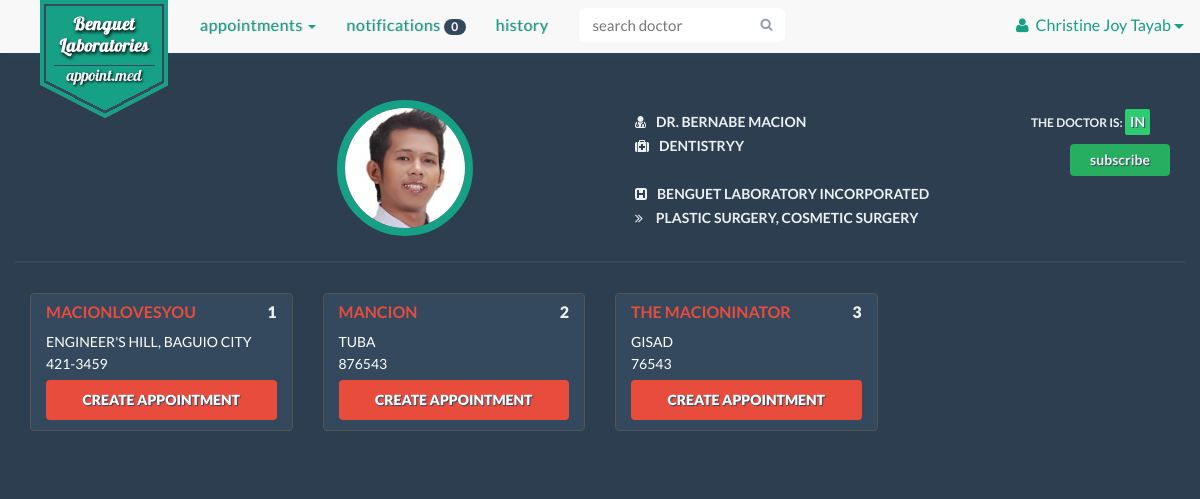
Screenshot of /doctor.php?id=2015Macion (signed in) with the database file from the repository.
### tables this page shows
CREATE TABLE IF NOT EXISTS `patient` (
  `patient_id` varchar(30) NOT NULL,
  `patient_name` varchar(30) NOT NULL,
  `patient_contact` varchar(20) NOT NULL,
  `birthdate` varchar(20) NOT NULL,
  `email` varchar(30) NOT NULL,
  `username` varchar(30) NOT NULL,
  `occupation` varchar(30) DEFAULT NULL,
  PRIMARY KEY (`patient_id`),
  KEY `username` (`username`)
);

CREATE TABLE IF NOT EXISTS `doctor` (
  `doctor_id` varchar(30) NOT NULL,
  `doctor_name` varchar(30) NOT NULL,
  `specialization` varchar(30) NOT NULL,
  `doctor_status` enum('On Leave','Emergency','In','Out','Sick Leave') NOT NULL,
  `email` varchar(30) NOT NULL,
  `username` varchar(30) NOT NULL,
  PRIMARY KEY (`doctor_id`),
  KEY `username` (`username`)
);

CREATE TABLE IF NOT EXISTS `clinic` (
  `clinic_id` varchar(30) NOT NULL,
  `clinic_location` varchar(200) NOT NULL,
  `clinic_name` varchar(50) NOT NULL,
  `clinic_contact` varchar(50) NOT NULL,
  `doctor_id` varchar(30) NOT NULL,
  PRIMARY KEY (`clinic_id`),
  KEY `doctor_id` (`doctor_id`)
);

### doctor.php (the view, shortened to what this page needs)
<!DOCTYPE html>
<html lang="en">
<head>
</head>
    <?php
        include 'include/head.php';
        include 'connectdatabase.php';
    ?>
  <body>
    <div class="container">
        <?php
            if(isset($_SESSION['loggedIn']) && isset($_SESSION['account_type']) && isset($_SESSION['username'])){
                $username = $_SESSION['username'];
            }else{
                header("location: index.php");
                die();
            }
            $doctor_id= mysqli_real_escape_string($con, $_GET['id']);
            $result = mysqli_query($con, "SELECT * FROM patient WHERE username LIKE '$username'" );
            $p_row =  mysqli_fetch_array($result);
            $patient = $p_row['patient_id'];
            $patient_n = $p_row['patient_name'];
            $c_result = mysqli_query($con, "SELECT * FROM clinic WHERE doctor_id LIKE '$doctor_id'");
            $result = mysqli_query($con, "SELECT * FROM doctor WHERE doctor_id LIKE '$doctor_id'" );
            $d_row =  mysqli_fetch_array($result);
            $count_result = mysqli_query($con, "SELECT COUNT(notification) AS count FROM notification WHERE patient_id LIKE '$patient' AND indicator = 'doctor'" );
            $count_row = mysqli_fetch_array($count_result);
            $notif_count =  $count_row['count'];
        ?>
        <?php
            include 'include/pt-nav-start.php';
        ?>
                    <ul class="nav navbar-nav">
                        <li class="dropdown">
                            <a href="#" class="dropdown-toggle" data-toggle="dropdown" role="button" aria-expanded="false">Appointments <span class="caret"></span></a>
                        </li>
                        <li><a href="notifications.php">Notifications <span class="badge"><?php echo $notif_count?></span></a></li>
                        <li><a href="history.php">History</a></li>
        <?php
            include 'include/pt-nav-end.php';
        ?>
        <div class="container-fluid" id="doctor-info">
            <div class="row">
                <div class="col-xs-12 col-md-2 col-md-offset-3 d-pic">
                      <img class="img-responsive" src="img/profile/<?php
                            $file = "img/profile/".$doctor_id.".jpg";
                            if(file_exists($file)){
                                echo $doctor_id;
                            }else{
                                echo 'profile';
                            } ?>.jpg">
                </div>
                <div class="col-xs-12 col-md-4 col-md-offset-1">
                    <div class="d-info">
                        <ul>
                            <li><i class="fa fa-user-md"></i>Dr. <?php echo strtoupper($d_row['doctor_name']); ?></li>
                            <li><i class="fa fa-medkit"></i><?php echo $d_row['specialization']; ?>y</li>
                            <br>
                            <li><i class="fa fa-h-square"></i>Benguet Laboratory Incorporated</li>
                            <li><i class="fa fa-angle-double-right"></i> Plastic Surgery, Cosmetic Surgery</li>
                        </ul>
                    </div>
                </div>
                <div class="col-md-2 text-right">
                    <div class="d-info">
                        <ul>
                            <li class="doc-status">The Doctor is: <span><?php echo($d_row['doctor_status']);?></span></li>
                        </ul>
                        <?php $sql = mysqli_query($con, "SELECT * FROM subscribe WHERE patient_id LIKE '$patient' AND doctor_id LIKE '$doctor_id'") or die(mysqli_error());
                        if(mysqli_num_rows($sql) ==0){
                            echo '<form action="subscribe.php" method="post" class="subs">';
                            echo  '<input type="submit" class="btn btn-default subscribe-btn btn-noborder" name="subs" value="Subscribe">';
                            echo '</form> ';
                            }
                        ?>
                    </div>
                </div>
            </div>
        </div>
        <div class="container-fluid" id="clinics">
            <div class="row">
                <?php
                          $count = 0;
                    while($c_row = mysqli_fetch_array($c_result)){
                        $count++;
                        echo '<div class="col-xs-12 col-md-3">';
                        echo '<div class="clinic-box">';
                        echo '<h2>' . $c_row['clinic_name'] . '<span>' .$count. '</span></h2>';
                        echo '<p>'. $c_row['clinic_location']. '</p>' ;
                        echo '<p>'. $c_row['clinic_contact'] .'</p>';
                        echo ' <button type="button" class="btn btn-default clinic create-btn btn-noborder clinic" data-toggle="modal" data-target=".bs-example-modal-sm" data-id="'.$c_row['clinic_id'].'">
                            <span class="fui-new"> </span>Create Appointment</button>';
                                               echo '</div>';
                        echo '</div>';
                    }
                ?>
            </div>
        </div>
    </div>
  </body>
</html>

### include/pt-nav-end.php (shortened to what this page needs)
                <form class="navbar-form navbar-right" method="post" role="search">
                    <div class="input-group search-bar">
                        <input type="text" class="form-control" name="search" placeholder="search doctor" id="inputSearch">
                        <span class="input-group-btn">
                            <button type="submit" class="btn"><i class="fa fa-search"></i></button>
                        </span>
                    </div>
                </form>
            </ul>
            <ul class="nav navbar-nav navbar-right">
                <div class="btn-group navbar-right signedin">
                    <button type="button" class="btn btn-default btn-lg btn-noborder dropdown-toggle" data-toggle="dropdown" aria-expanded="false">
                        <i class="fa fa-user"></i><?php echo $patient_n ?>
                        <span class="caret"></span>
                    </button>
                </div>
            </ul>
        </div>
    </div>
</nav>

### css/styles.css (style rules this page uses)
* { margin: 0; padding: 0; }
body { padding-top: 80px; font-family: "Lato", Arial, sans-serif; color: #34495e; font-size: 18px; line-height: 1.72222; background-color: #2C3E50; }
a { color: #16a085 !important; -webkit-transition: .25s; transition: .25s; }
h1, h2, h3, h4 { font-family: inherit; font-weight: 700; line-height: 1.1; color: inherit; }
.container { padding-left: 0 !important; padding-right: 0 !important; }
i.fa.fa-user-md { padding-right: 10px; }
nav > div > div > ul > li > a { font-size: 16px; letter-spacing: 0.5px; text-transform: lowercase; border-bottom: 3px solid #f8f8f8; text-shadow: 1px 0px 0px rgba(52, 73, 94, 0.3); }
.navbar-default .navbar-form .search-bar { width: 90%; margin: 0 auto; }
.navbar-default .navbar-form .form-control { border-color: transparent; }
.navbar-default .navbar-form .btn { color: #919ba4; border-color: transparent; }
.navbar-form .btn { height: 34px; padding: 5px 10px; font-size: 13px; line-height: 1.4; border-radius: 6px; }
.navbar-form .btn { margin: 0; }
.input-group-btn .btn { background-color: #fff; border: 2px solid #bdc3c7; border-left: 0; }
.signedin { margin-top: 5px; }
.signedin button { font-size: 16px; margin-left: 10px; }
.signedin button i { padding-right: 7px; }
.signedin .btn-noborder { color: #16a085; }
.badge { padding: 2px 7px; background-color: #34495E; }
.search-bar .form-control { border-right: 0; border-top-left-radius: 6px !important; border-bottom-left-radius: 6px !important; }
.search-bar .form-control, .input-group-btn .btn { -webkit-transition: all .5s; transition: all .5s; }
.input-group { width: 100%; }
.form-control { padding: 8px 12px; font-size: 15px !important; line-height: 1.467; color: #34495e; border: 2px solid #bdc3c7; box-shadow: none; -webkit-transition: border .25s linear, color .25s linear, background-color .25s linear; transition: border .25s linear, color .25s linear, background-color .25s linear; }
.btn-default.create-btn { width: 100%; padding: 10px 19px; color: #fff !important; background-color: #E74C3C; font-weight: 800; text-transform: uppercase; text-shadow: 1px 1px 1px #34495E; }
.subscribe-btn { background-color: #27AE60 !important; color: #ECF0F1; width: 100px; font-size: 14px; font-weight: 600; text-transform: lowercase; text-shadow: 1px 1px 1px #34495E; }
.btn-noborder { border: 0; background: none; }
.search-bar { width: 195px; }
#doctor-info, #patient-info { margin: 20px 0 3px 0; padding-bottom: 20px; color: #ECF0F1; font-size: 14px; border-bottom: 2px solid #34495E; }
#doctor-info img, #patient-info img, .doctors-full-list img { height: 136px; width: 136px; margin: 0 auto; border: 8px solid #16A085; border-radius: 50%; }
.d-info ul, .p-info ul { margin: 10px 0; list-style: none; text-transform: uppercase; font-weight: 600; }
.p-info ul i, .d-info ul i { padding-right: 10px; }
.p-info ul li, .d-info ul li { margin: 0 10px; padding: 0 10px; }
.d-info span { background-color: #2ECC71; padding: 5px; border-radius: 2px; font-size: 14px; text-shadow: 1px 1px 1px #34495E; }
.doc-status { font-size: 12px; }
#clinics { margin: 30px 0; font-size: 14px; }
.clinic-box { margin-bottom: 10px; padding: 10px 15px; background: #34495E; border: 1px solid #545454; border-radius: 4px; }
.clinic-box h2 { margin: 0 0 15px 0; color: #E74C3C; font-size: 16px; text-transform: uppercase; }
.clinic-box span { float: right; color: #ECF0F1; font-weight: 800; }
.clinic-box p { color: #fff; line-height: 12px; text-transform: uppercase; }

### doctor.php (style rules this page uses)
a { text-decoration: none; background: #3bb998; color:#FFFFFF; cursor: pointer; }

### rows the page displays
patient: patient_name "Christine Joy Tayab"
doctor: doctor_name "BERNABE MACION", specialization "DENTISTRY", doctor_status "IN"
clinic: clinic_name "MACIONLOVESYOU", clinic_location "ENGINEER'S HILL, BAGUIO CITY", clinic_contact "421-3459"
clinic: clinic_name "MANCION", clinic_location "TUBA", clinic_contact "876543"
clinic: clinic_name "THE MACIONINATOR", clinic_location "GISAD", clinic_contact "76543"

### other values shown
$notif_count "0"
